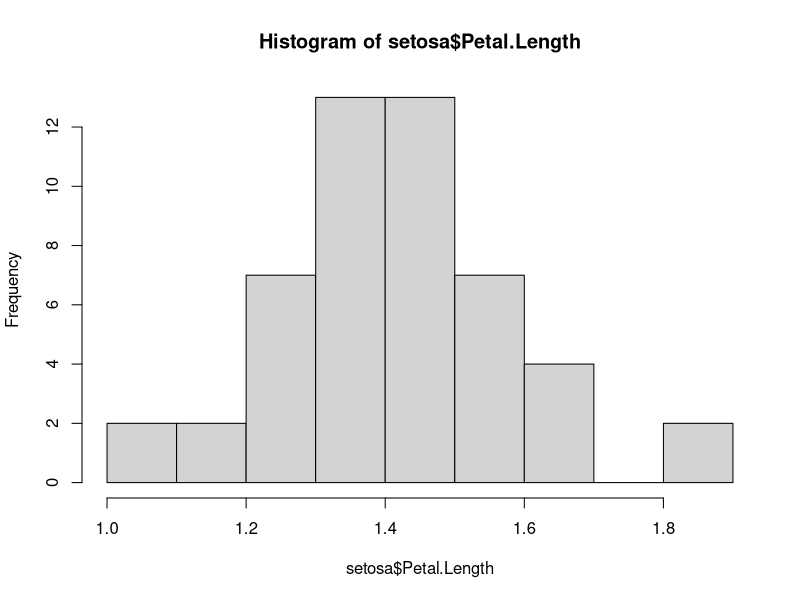
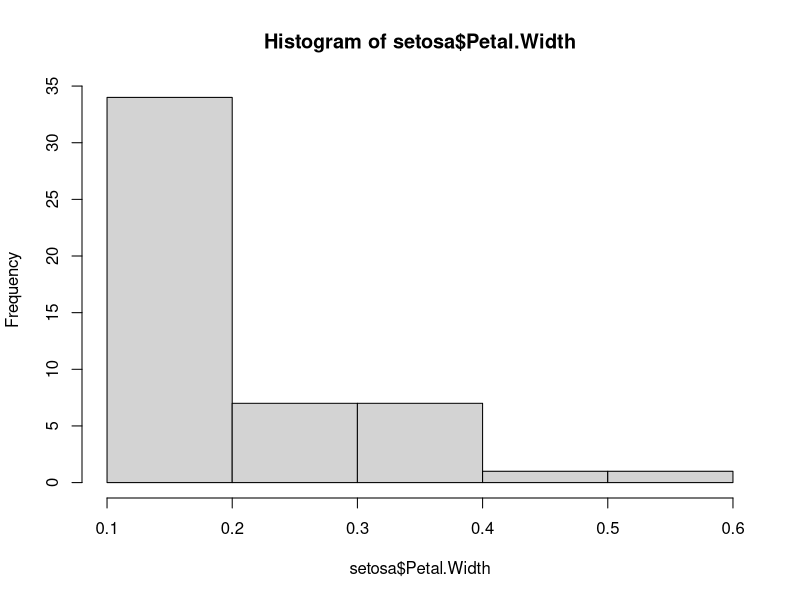
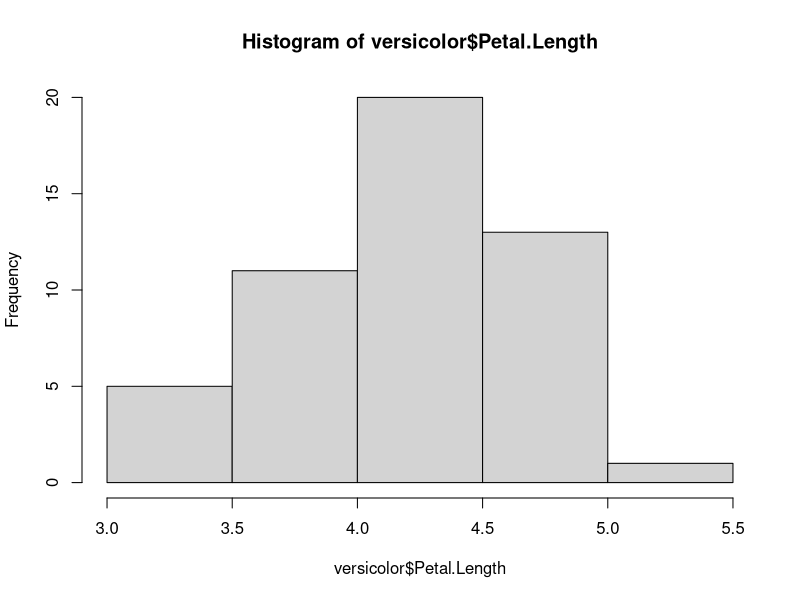
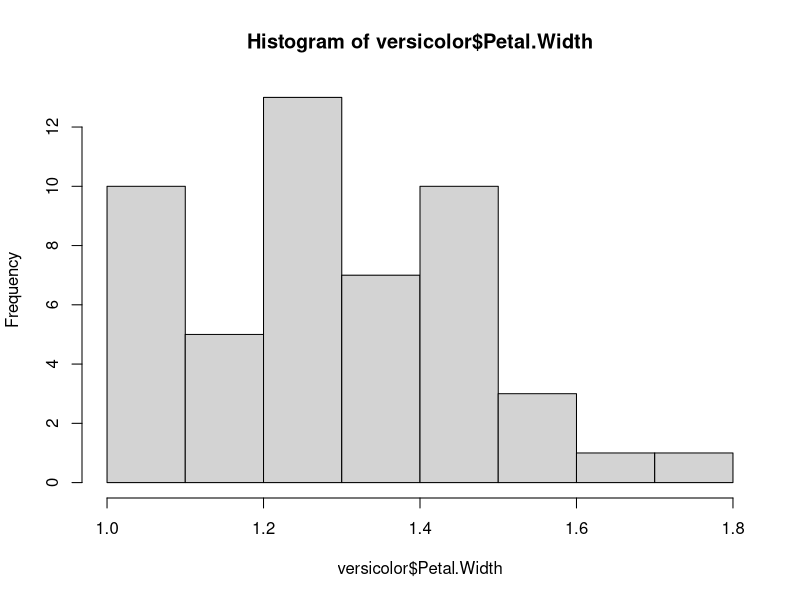
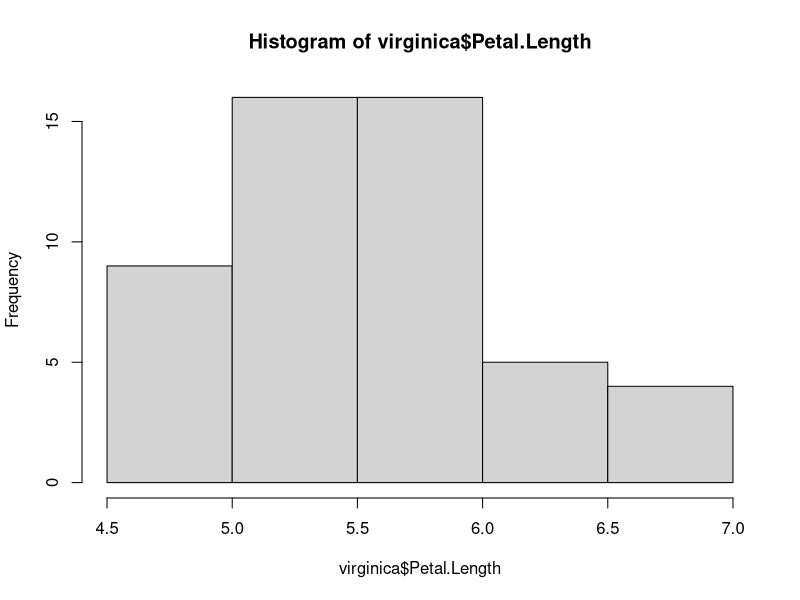
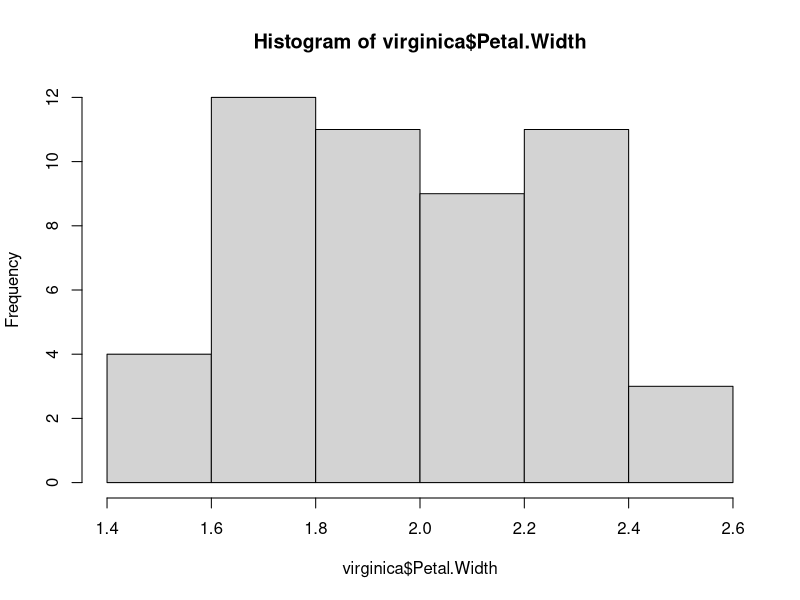

Source code (R) for these figures, in order:
# Exercice 2
# 2)

data(iris)
summary(iris)

x1 <- 2
x2 <- .2

# Setosa

setosa <- subset(iris, Species == "setosa")

# Vérification des hypothèses indépendance
cor(setosa[, -5])
hist(setosa$Petal.Length) # loi normale
hist(setosa$Petal.Width) # pa loi normale

# Moyenne et écart-types
mpl <- mean(setosa$Petal.Length)
mpw <- mean(setosa$Petal.Width)
spl <- sd(setosa$Petal.Length)
spw <- sd(setosa$Petal.Width)

# Calcul de PPsetosa

ppsetosa <- (50 / 150) * dnorm(x1, mpl, spl) * dnorm(x2, mpw, spw)


# Versicolor

versicolor <- subset(iris, Species == "versicolor")

# Vérification des hypothèses indépendance
cor(versicolor[, -5])
hist(versicolor$Petal.Length) # loi normale
hist(versicolor$Petal.Width) # pa loi normale

# Moyenne et écart-types
mpl <- mean(versicolor$Petal.Length)
mpw <- mean(versicolor$Petal.Width)
spl <- sd(versicolor$Petal.Length)
spw <- sd(versicolor$Petal.Width)

# Calcul de PPversicolor

ppversicolor <- (50 / 150) * dnorm(x1, mpl, spl) * dnorm(x2, mpw, spw)

# Virginica

virginica <- subset(iris, Species == "virginica")

# Vérification des hypothèses indépendance
cor(virginica[, -5])
hist(virginica$Petal.Length) # loi normale
hist(virginica$Petal.Width) # pa loi normale

# Moyenne et écart-types
mpl <- mean(virginica$Petal.Length)
mpw <- mean(virginica$Petal.Width)
spl <- sd(virginica$Petal.Length)
spw <- sd(virginica$Petal.Width)

# Calcul de PPvirginica

ppvirginica <- (50 / 150) * dnorm(x1, mpl, spl) * dnorm(x2, mpw, spw)

# Probabilité
psetosa <- ppsetosa / (ppsetosa + ppversicolor + ppvirginica)
pversicolor <- ppversicolor / (ppsetosa + ppversicolor + ppvirginica)
psetosa <- ppsetosa / (ppsetosa + ppversicolor + ppvirginica)

rm(list = ls())
# Exercice 3
library(e1071)

modele <- naiveBayes(Species ~ Petal.Length + Petal.Width, data = iris)
print(modele)